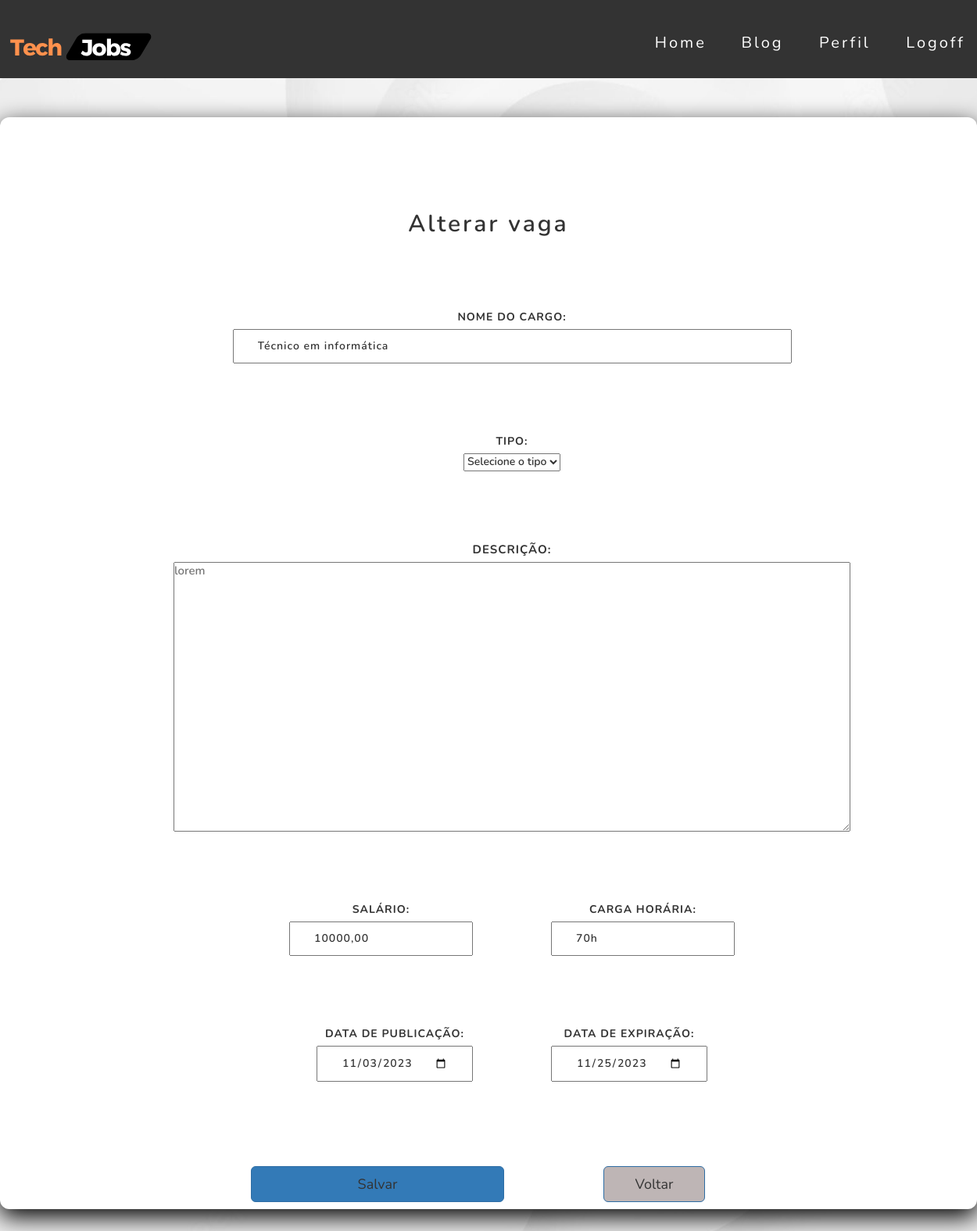
Before: /vaga/edit.php?id=2 with the older database file.
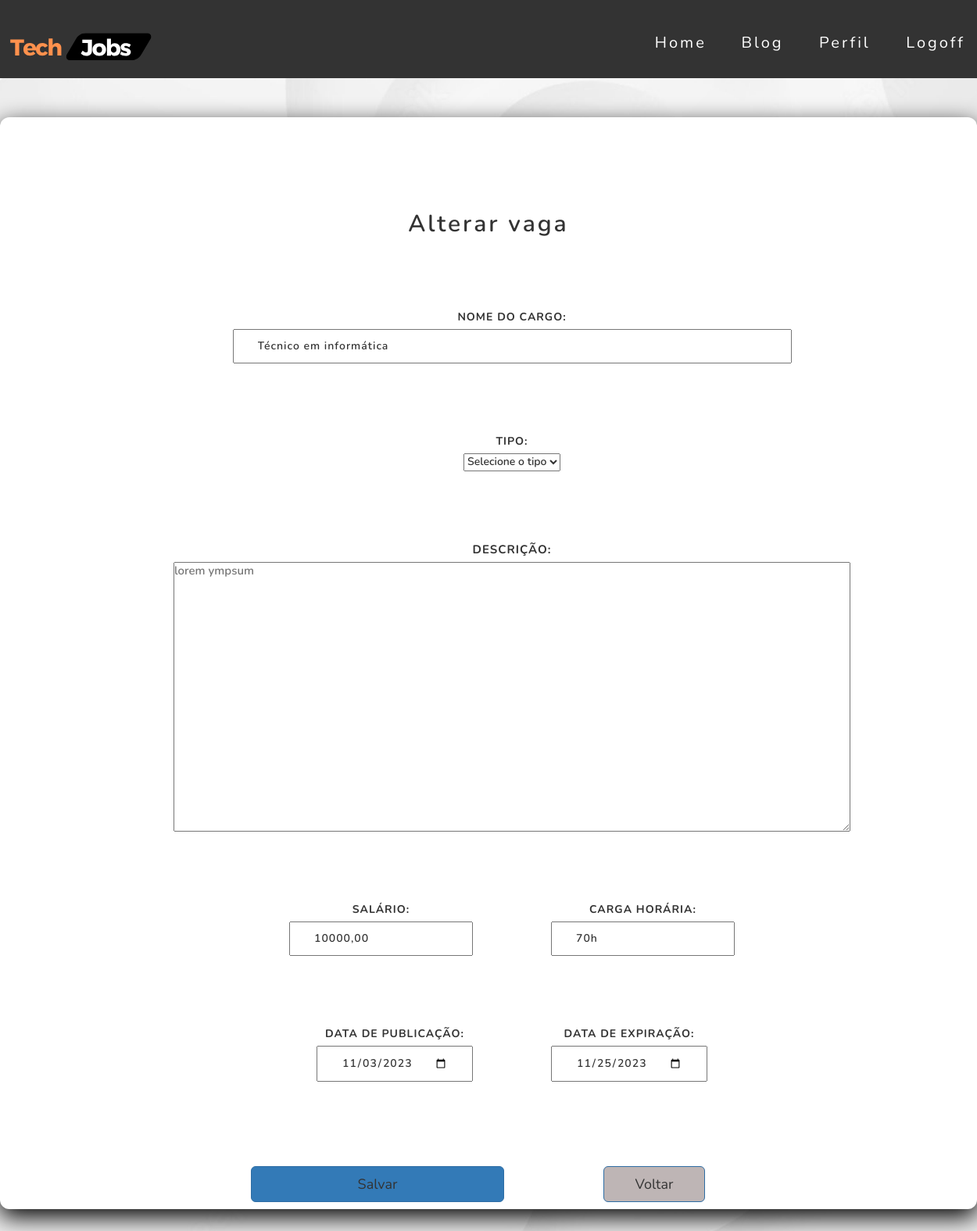
After: the same page with the newer database file.
### tables this page shows
CREATE TABLE `vaga` (
  `id` int NOT NULL,
  `nome` varchar(50) NOT NULL,
  `tipo` varchar(30) NOT NULL,
  `descricao` longtext NOT NULL,
  `salario` varchar(50) NOT NULL,
  `carga_horaria` varchar(100) NOT NULL,
  `data_publicacao` date NOT NULL,
  `data_expiracao` date NOT NULL,
  `usuario_id` int DEFAULT NULL
);

### src/database/conexao.php (called while the page is built)
<?php
class Conexao
{
    public static function getConexao()
    {
        try {
            return new PDO("mysql:host=127.0.0.1;dbname=techjobsdb", "root", "");
        } catch (\PDOException $e) {
            echo 'Error ao conectar com banco de dados. ' . $e->getMessage();
            return null;
        }
    }
}

### src/dao/vagadao.php (called while the page is built, shortened)
<?php
include_once __DIR__ . '/../database/conexao.php';
class  VagaDAO
{
    private $dbh;
    public function __construct()
    {
        $this->dbh = Conexao::getConexao();
    }
    public function getById($id)
    {
        $id = filter_input(INPUT_GET, 'id', FILTER_SANITIZE_SPECIAL_CHARS);
        $query = "SELECT * FROM vaga WHERE id = :id;";
        $stmt = $this->dbh->prepare($query);
        $stmt->bindParam(":id", $id);
        $stmt->execute();
        $row = $stmt->fetch(PDO::FETCH_BOTH);
        $this->dbh = null;
        return $row;
    }
}

### vaga/edit.php (the view, shortened to what the changed rows need)
<?php
require_once __DIR__ . "/../src/dao/vagadao.php";
$id = filter_input(INPUT_GET, 'id', FILTER_VALIDATE_INT) ?? 0;
$dao = new VagaDAO();
$vaga = $dao->getById($id);
?>
<head>
    <link rel="stylesheet" href="../assets/css/usuario.css">
    <link rel="stylesheet" href="../assets/css/style.css">
    <link rel="stylesheet" href="../assets/css/button.css">
    <link rel="stylesheet"
          href="https://maxcdn.bootstrapcdn.com/bootstrap/4.0.0/css/bootstrap.min.css"
>
    <link rel="stylesheet" href="https://maxcdn.bootstrapcdn.com/bootstrap/3.3.7/css/bootstrap.min.css">
</head>
<body>
<main class="main-vaga">
    <div class="card-vaga">
        <h2>Alterar vaga</h2>
        <form action="update.php" method="post">
            <div class="container">
                <div class="row text">
                    <div class="col-md-12">
                        <div class="card-body font-weight-bold card-vaga-content">
                            <div class="form-group card-vaga-content">
                                <div>
                                    <label for="nome">Nome do cargo: </label>
                                    <input type="text" name="nome" placeholder="Informe o cargo"
                                           size="80" required
                                           autofocus value="<?= htmlspecialchars($vaga['nome']) ?>">
                                </div>
                                <div style="font-size: 1.5rem;">
                                    <label for="descricao">Descrição: </label>
                                    <textarea id="descricao" name="descricao" rows="16" cols="100"
                                              required
                                              placeholder="<?= htmlspecialchars($vaga['descricao']) ?>"></textarea>
                                </div>
                                <div>
                                    <label for="salario">Salário: </label>
                                    <input type="text" name="salario"
                                           placeholder="Informe o salário." required
                                           value="<?= htmlspecialchars($vaga['salario']) ?>">
                                </div>
                                <div>
                                    <label for="carga_horaria">Carga horária: </label>
                                    <input type="text" name="carga_horaria"
                                           placeholder="Informe a carga horária."
                                           required value="<?= htmlspecialchars($vaga['carga_horaria']) ?>">
                                </div>
                                <div>
                                    <label for="data_publicacao">Data de Publicação: </label>
                                    <input type="date" name="data_publicacao"
                                           placeholder="Informe a data de publicacao."
                                           required value="<?= htmlspecialchars($vaga['data_publicacao']) ?>">
                                </div>
                                <div>
                                    <label style
                                           for="data_expiracao">Data de Expiração: </label>
                                    <input type="date" name="data_expiracao"
                                           placeholder="Informe a data de publicacao."
                                           required value="<?= htmlspecialchars($vaga['data_expiracao']) ?>">
                                </div>
                            </div>
                        </div>
                    </div>
                </div>
            </div>
        </form>
    </div>
</main>
</body>

Changed rows visible on the page:
changed vaga "Técnico em informática": descricao "lorem" → "lorem ympsum"
